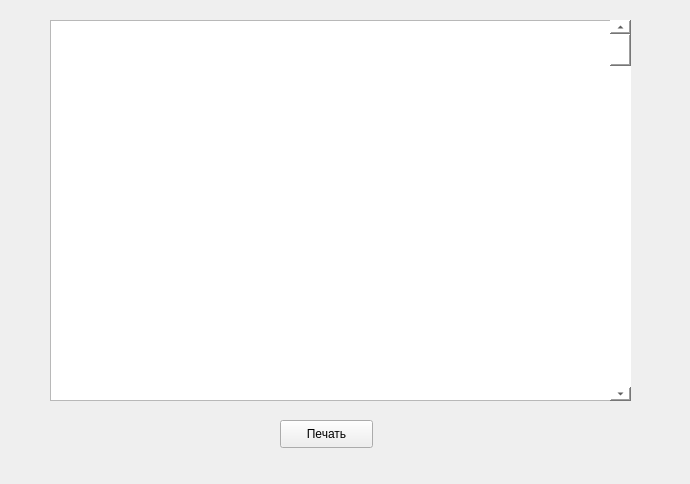
<?xml version="1.0" encoding="UTF-8"?>
<ui version="4.0">
 <class>Form_result</class>
 <widget class="QWidget" name="Form_result">
  <property name="geometry">
   <rect>
    <x>0</x>
    <y>0</y>
    <width>690</width>
    <height>484</height>
   </rect>
  </property>
  <property name="windowTitle">
   <string>Результаты расчета</string>
  </property>
  <widget class="QPlainTextEdit" name="plainTextEdit">
   <property name="geometry">
    <rect>
     <x>50</x>
     <y>20</y>
     <width>581</width>
     <height>381</height>
    </rect>
   </property>
  </widget>
  <widget class="QScrollBar" name="verticalScrollBar">
   <property name="geometry">
    <rect>
     <x>610</x>
     <y>20</y>
     <width>21</width>
     <height>381</height>
    </rect>
   </property>
   <property name="styleSheet">
    <string notr="true">background-color: rgb(0, 0, 0);
background-color: rgb(255, 255, 255);</string>
   </property>
   <property name="orientation">
    <enum>Qt::Vertical</enum>
   </property>
  </widget>
  <widget class="QPushButton" name="Btn_print">
   <property name="geometry">
    <rect>
     <x>280</x>
     <y>420</y>
     <width>93</width>
     <height>28</height>
    </rect>
   </property>
   <property name="text">
    <string>Печать</string>
   </property>
  </widget>
 </widget>
 <resources/>
 <connections/>
</ui>
